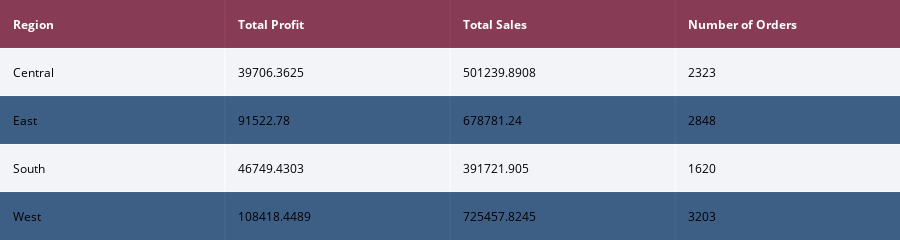

Source (notebook cell):
### Code cell
import plotly.figure_factory as ff
from plotly.offline import iplot
import pandas as pd

# Example: calculate multiple metrics per region
profit_region = df.groupby('Region')['Profit'].sum()
sales_region = df.groupby('Region')['Sales'].sum()
orders_region = df.groupby('Region')['Order ID'].count()  # number of orders

# Combine into a DataFrame
region_summary = pd.DataFrame({
    'Region': profit_region.index,
    'Total Profit': profit_region.values,
    'Total Sales': sales_region.values,
    'Number of Orders': orders_region.values
})

# Create the table
colorscale = "RdBu"
table = ff.create_table(region_summary, colorscale=colorscale)

# Customize font size
for i in range(len(table.layout.annotations)):
    table.layout.annotations[i].font.size = 12  # adjust font size

# Display the table
iplot(table)

### Figure 1 — Plotly figure (JSON) as saved in the notebook; plotly's stock layout.template omitted (floating-point values rounded to 4 significant figures)
{"data": [{"colorscale": [[0, "rgb(103,0,31)"], [0.1, "rgb(178,24,43)"], [0.2, "rgb(214,96,77)"], [0.3, "rgb(244,165,130)"], [0.4, "rgb(253,219,199)"], [0.5, "rgb(247,247,247)"], [0.6, "rgb(209,229,240)"], [0.7, "rgb(146,197,222)"], [0.8, "rgb(67,147,195)"], [0.9, "rgb(33,102,172)"], [1, "rgb(5,48,97)"]], "hoverinfo": "none", "opacity": 0.75, "showscale": false, "type": "heatmap", "z": [[0, 0, 0, 0], [0.5, 0.5, 0.5, 0.5], [1, 1, 1, 1], [0.5, 0.5, 0.5, 0.5], [1, 1, 1, 1]]}], "layout": {"annotations": [{"align": "left", "font": {"color": "#ffffff", "size": 12}, "showarrow": false, "text": "<b>Region</b>", "x": -0.45, "xanchor": "left", "xref": "x", "y": 0, "yref": "y"}, {"align": "left", "font": {"color": "#ffffff", "size": 12}, "showarrow": false, "text": "<b>Total Profit</b>", "x": 0.55, "xanchor": "left", "xref": "x", "y": 0, "yref": "y"}, {"align": "left", "font": {"color": "#ffffff", "size": 12}, "showarrow": false, "text": "<b>Total Sales</b>", "x": 1.55, "xanchor": "left", "xref": "x", "y": 0, "yref": "y"}, {"align": "left", "font": {"color": "#ffffff", "size": 12}, "showarrow": false, "text": "<b>Number of Orders</b>", "x": 2.55, "xanchor": "left", "xref": "x", "y": 0, "yref": "y"}, {"align": "left", "font": {"color": "#000000", "size": 12}, "showarrow": false, "text": "Central", "x": -0.45, "xanchor": "left", "xref": "x", "y": 1, "yref": "y"}, {"align": "left", "font": {"color": "#000000", "size": 12}, "showarrow": false, "text": "39706.3625", "x": 0.55, "xanchor": "left", "xref": "x", "y": 1, "yref": "y"}, {"align": "left", "font": {"color": "#000000", "size": 12}, "showarrow": false, "text": "501239.8908", "x": 1.55, "xanchor": "left", "xref": "x", "y": 1, "yref": "y"}, {"align": "left", "font": {"color": "#000000", "size": 12}, "showarrow": false, "text": "2323", "x": 2.55, "xanchor": "left", "xref": "x", "y": 1, "yref": "y"}, {"align": "left", "font": {"color": "#000000", "size": 12}, "showarrow": false, "text": "East", "x": -0.45, "xanchor": "left", "xref": "x", "y": 2, "yref": "y"}, {"align": "left", "font": {"color": "#000000", "size": 12}, "showarrow": false, "text": "91522.78", "x": 0.55, "xanchor": "left", "xref": "x", "y": 2, "yref": "y"}, {"align": "left", "font": {"color": "#000000", "size": 12}, "showarrow": false, "text": "678781.24", "x": 1.55, "xanchor": "left", "xref": "x", "y": 2, "yref": "y"}, {"align": "left", "font": {"color": "#000000", "size": 12}, "showarrow": false, "text": "2848", "x": 2.55, "xanchor": "left", "xref": "x", "y": 2, "yref": "y"}, {"align": "left", "font": {"color": "#000000", "size": 12}, "showarrow": false, "text": "South", "x": -0.45, "xanchor": "left", "xref": "x", "y": 3, "yref": "y"}, {"align": "left", "font": {"color": "#000000", "size": 12}, "showarrow": false, "text": "46749.4303", "x": 0.55, "xanchor": "left", "xref": "x", "y": 3, "yref": "y"}, {"align": "left", "font": {"color": "#000000", "size": 12}, "showarrow": false, "text": "391721.905", "x": 1.55, "xanchor": "left", "xref": "x", "y": 3, "yref": "y"}, {"align": "left", "font": {"color": "#000000", "size": 12}, "showarrow": false, "text": "1620", "x": 2.55, "xanchor": "left", "xref": "x", "y": 3, "yref": "y"}, {"align": "left", "font": {"color": "#000000", "size": 12}, "showarrow": false, "text": "West", "x": -0.45, "xanchor": "left", "xref": "x", "y": 4, "yref": "y"}, {"align": "left", "font": {"color": "#000000", "size": 12}, "showarrow": false, "text": "108418.4489", "x": 0.55, "xanchor": "left", "xref": "x", "y": 4, "yref": "y"}, {"align": "left", "font": {"color": "#000000", "size": 12}, "showarrow": false, "text": "725457.8245", "x": 1.55, "xanchor": "left", "xref": "x", "y": 4, "yref": "y"}, {"align": "left", "font": {"color": "#000000", "size": 12}, "showarrow": false, "text": "3203", "x": 2.55, "xanchor": "left", "xref": "x", "y": 4, "yref": "y"}], "height": 200, "margin": {"b": 0, "l": 0, "r": 0, "t": 0}, "xaxis": {"dtick": 1, "gridwidth": 2, "showticklabels": false, "tick0": -0.5, "ticks": "", "zeroline": false}, "yaxis": {"autorange": "reversed", "dtick": 1, "gridwidth": 2, "showticklabels": false, "tick0": 0.5, "ticks": "", "zeroline": false}}}
